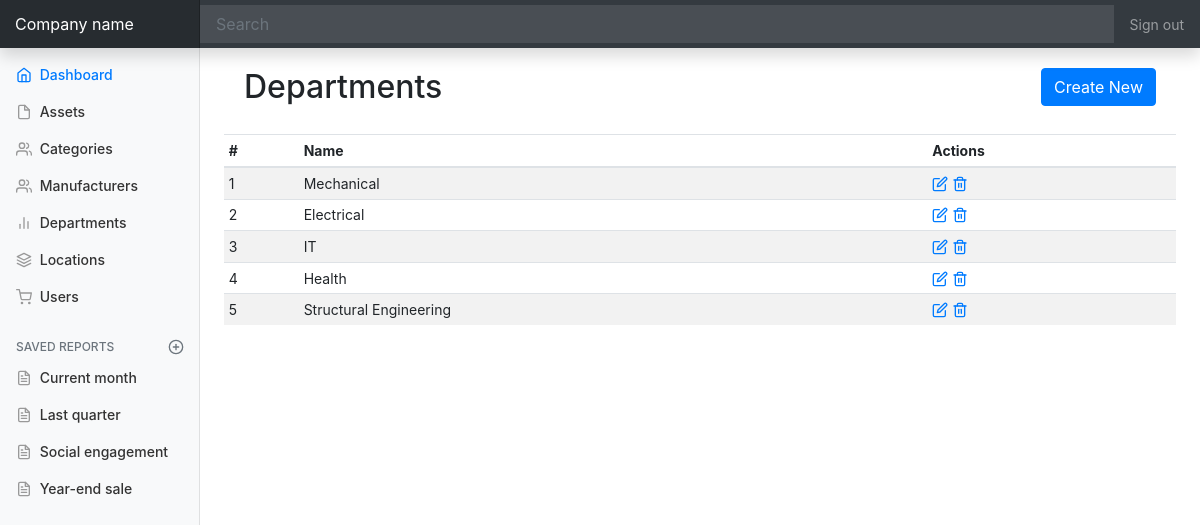
/departments, run on an earlier commit of the app's database.
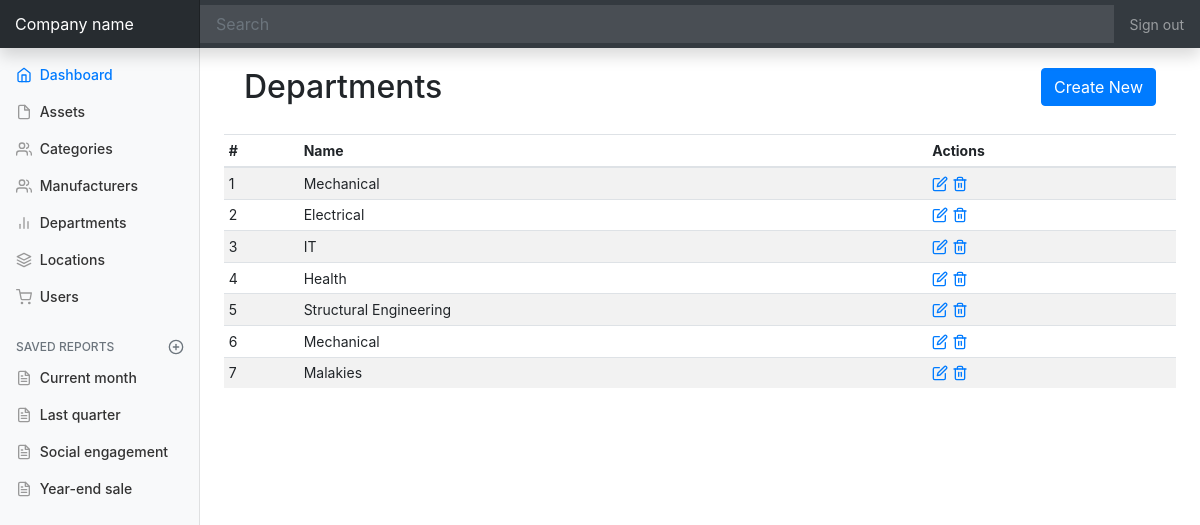
And on a later commit of the database.
### app/models.py (models this page shows, shortened)
class Department(db.Model):
	id = db.Column(db.Integer, primary_key=True)
	name = db.Column(db.String(64), unique=True)
	locations = db.relationship('Location', backref="department")

### app/routes.py (the view)
@app.route('/departments')
def departments():
	departments = Department.query.all()
	return render_template('departments.html', title='Departments', departments=departments)

### app/templates/departments.html
{% extends "base.html" %}
{% block content %}
  <section style="padding:20px;">
    <h2 style="display:inline-flex;">Departments</h2>
    <a class="btn btn-primary float-right" href="departments/create">Create New</a>
  </section>
  <div class="table-responsive">
    <table class="table table-striped table-sm">
      <thead>
        <tr>
          <th>#</th>
          <th>Name</th>
          <th>Actions</th>
        </tr>
      </thead>
      <tbody>
      	{% for department in departments %}
        <tr>
          <td>{{ department.id }}</td>
          <td>{{ department.name }}</td>
          <td>
            <a href="#"><span data-feather="edit"></span></a>
            <a href="#"><span data-feather="trash-2"></span></a>
          </td>
        </tr>
        {% endfor %}
      </tbody>
    </table>
  </div>
{% endblock %}

What changed in the data, as far as the page shows it:
added Department: id "6", name "Mechanical"
added Department: id "7", name "Malakies"
